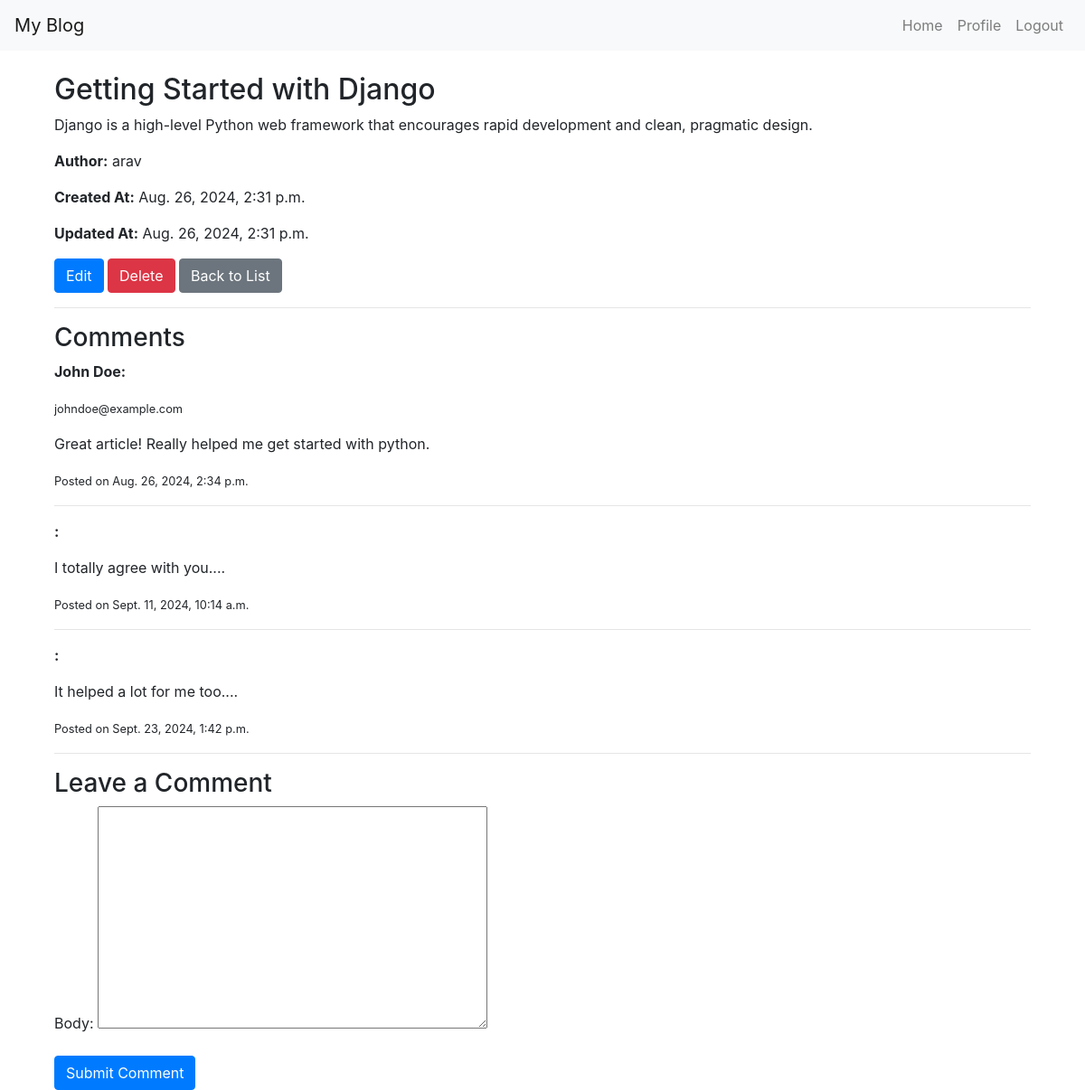
The page /blog/post/1/ (signed in) on the database its author committed.
### blog/models.py (models this page shows, shortened)
class Post(models.Model):
    title = models.CharField(max_length=200)
    slug = models.SlugField(max_length=200, unique=True)
    author = models.ForeignKey(User, on_delete=models.CASCADE, related_name='blog_posts')
    content = models.TextField()
    created_at = models.DateTimeField(auto_now_add=True)
    updated_at = models.DateTimeField(auto_now=True)
    category = models.ForeignKey('Category', on_delete=models.SET_NULL, null=True, related_name='posts')
    tags = models.ManyToManyField('Tag', related_name='posts')

class Comment(models.Model):
    post = models.ForeignKey(Post, on_delete=models.CASCADE, related_name='comments')
    name = models.CharField(max_length=80)
    email = models.EmailField()
    body = models.TextField()
    created_at = models.DateTimeField(auto_now_add=True)
    active = models.BooleanField(default=False)

### blog/views.py (the view)
# urls.py: path('post/<int:pk>/', post_detail_view, name='post_detail'),
@login_required
def post_detail_view(request, pk):
    post = get_object_or_404(Post, pk=pk)
    comments = post.comments.all()
    if request.method == 'POST':
        comment_form = CommentForm(request.POST)
        if comment_form.is_valid():
            comment = comment_form.save(commit=False)
            comment.post = post
            comment.author = request.user
            comment.save()
            return redirect('post_detail', pk=post.pk)
    else:
        comment_form = CommentForm()
    return render(request, 'blog/post_detail.html', {'post': post, 'comments': comments, 'comment_form': comment_form,})

### blog/forms.py
class CommentForm(forms.ModelForm):
    class Meta:
        model = Comment
        fields = ['body']

### blog/templates/blog/post_detail.html (shortened to what this page needs)
{% extends 'base.html' %}
{% block content %}
<div class="container mt-4">
    <h2>{{ post.title }}</h2>
    <p>{{ post.content }}</p>
    <p><strong>Author:</strong> {{ post.author.username }}</p>
    <p><strong>Created At:</strong> {{ post.created_at }}</p>
    <p><strong>Updated At:</strong> {{ post.updated_at }}</p>
    {% if perms.blog.change_post and post.author == user %}
        <a href="{% url 'post_update' pk=post.pk %}" class="btn btn-primary">Edit</a>
    {% endif %}
    {% if perms.blog.delete_post and post.author == user %}
        <a href="{% url 'post_delete' pk=post.pk %}" class="btn btn-danger">Delete</a>
    {% endif %}
    <a href="{% url 'post_list' %}" class="btn btn-secondary">Back to List</a>
    <hr>
<h3>Comments</h3>
<div>
    {% for comment in comments %}
        <p><strong>{{ comment.name }}:
        <p><small> {{ comment.email }} </small></p>
        <p></strong> {{ comment.body }}</p>
        <p><small>Posted on {{ comment.created_at }}</small></p>
        <hr>
    {% empty %}
        <p>No comments yet.</p>
    {% endfor %}
</div>
<h3>Leave a Comment</h3>
<form method="POST">
    {{ comment_form.as_p }}
    <button type="submit" class="btn btn-primary">Submit Comment</button>
</form>
</div>
{% endblock %}

### templates/base.html (shortened to what this page needs)
<!DOCTYPE html>
<html lang="en">
<head>
  <link rel="stylesheet" href="https://stackpath.bootstrapcdn.com/bootstrap/4.3.1/css/bootstrap.min.css" />
</head>
<body>
  <nav class="navbar navbar-expand-lg navbar-light bg-light">
    <a class="navbar-brand" href="{% url 'post_list' %}">My Blog</a>
    <div class="collapse navbar-collapse">
      <ul class="navbar-nav ml-auto">
        {% if user.is_authenticated %}
          <a class="nav-link" href="{% url 'post_list' %}">Home</a>
        <li class="nav-item">
          <a class="nav-link" href="{% url 'profile' %}">Profile</a>
        </li>
          <a class="nav-link" href="{% url 'login' %}">Logout</a>
        {% endif %}
      </ul>
    </div>
  </nav>
  <div class="container mt-4">
    {% block content %}{% endblock content %}
  </div>
</body>
</html>

### rows shown on the page
Post: title "Getting Started with Django", content "Django is a high-level Python web framework that encourages rapid development and clean, pragmatic design.", author.username "arav", created_at "Aug. 26, 2024, 2:31 p.m.", updated_at "Aug. 26, 2024, 2:31 p.m."
Comment: name "John Doe", email "johndoe@example.com", body "Great article! Really helped me get started with python.", created_at "Aug. 26, 2024, 2:34 p.m."
Comment: body "I totally agree with you....", created_at "Sept. 11, 2024, 10:14 a.m."
Comment: body "It helped a lot for me too....", created_at "Sept. 23, 2024, 1:42 p.m."
